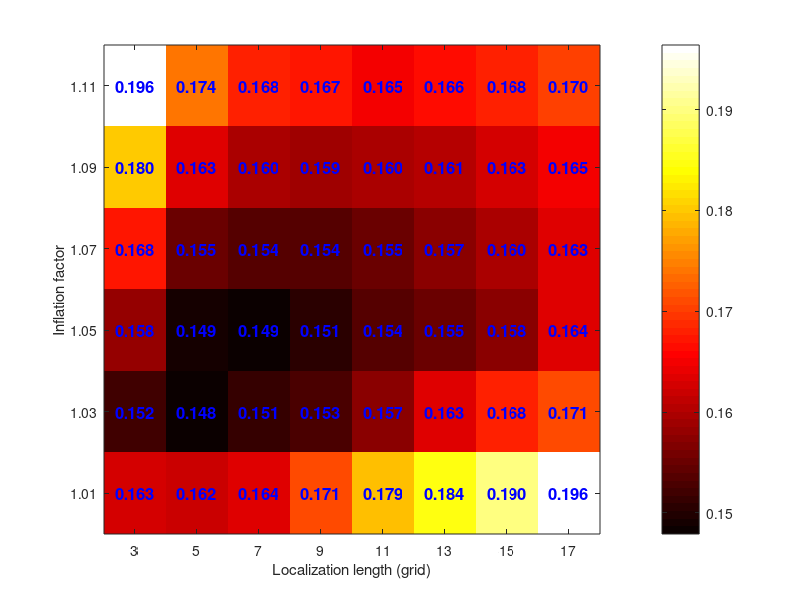
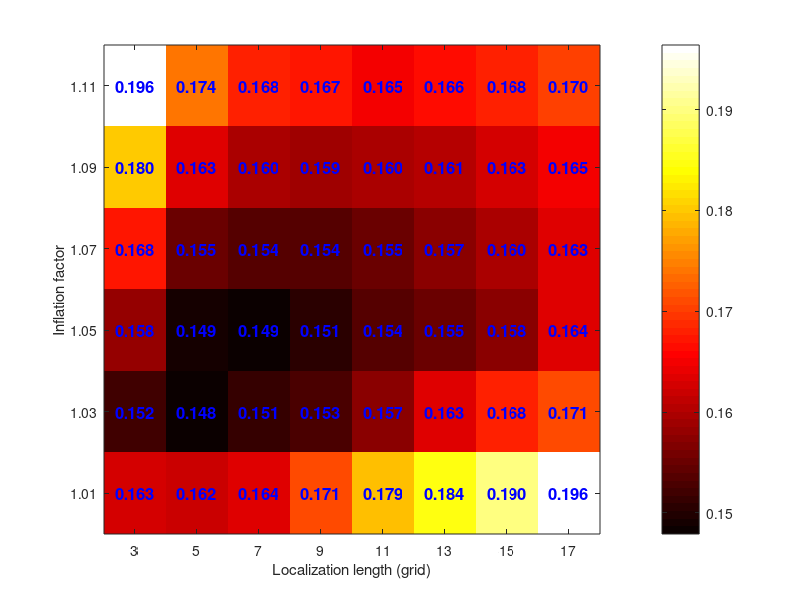

Source code (MATLAB) for these figures, in order:
 clc;
 clear all;


figure
xtick = 03:2:17 ;
ytick = 1.01:0.02:1.11 ; 

% Imperfect model from prob(x,y) , x : inflation factor ; y : localization length
%prob(1:6,1) = [ 0.2227    0.1874    0.1784    0.1799    0.1889    0.2020 ]';
%prob(1:6,2) = [ 0.2116    0.1762    0.1670    0.1660    0.1708    0.1786 ]';
%prob(1:6,3) = [ 0.2132    0.1797    0.1675    0.1649    0.1687    0.1736 ]';
%prob(1:6,4) = [ 0.2169    0.1797    0.1699    0.1667    0.1693    0.1743 ]';
%prob(1:6,5) = [ 0.2255    0.1876    0.1730    0.1702    0.1726    0.1756 ]';
%prob(1:6,6) = [ 0.2328    0.1925    0.1785    0.1746    0.1743    0.1785 ]';
%prob(1:6,7) = [ 0.2426    0.1987    0.1838    0.1762    0.1787    0.1804 ]';
%prob(1:6,8) = [ 0.2532    0.2055    0.1872    0.1814    0.1816    0.1842 ]'; 

prob(1:6,1) = [ 0.1630    0.1520    0.1583    0.1676    0.1799    0.1964 ]';
prob(1:6,2) = [ 0.1618    0.1479    0.1492    0.1549    0.1633    0.1741 ]';
prob(1:6,3) = [ 0.1638    0.1510    0.1486    0.1536    0.1596    0.1677 ]';
prob(1:6,4) = [ 0.1708    0.1527    0.1506    0.1538    0.1587    0.1674 ]';
prob(1:6,5) = [ 0.1794    0.1574    0.1539    0.1551    0.1595    0.1647 ]';
prob(1:6,6) = [ 0.1845    0.1632    0.1552    0.1571    0.1607    0.1662 ]';
prob(1:6,7) = [ 0.1896    0.1682    0.1575    0.1599    0.1625    0.1681 ]';
prob(1:6,8) = [ 0.1964    0.1709    0.1636    0.1634    0.1652    0.1702 ]'; 

imagesc(xtick,ytick,prob)
%colormap(summer(64))
colormap(hot(64))
	colorbar

set(gca, ...
    'XAxisLocation','bottom', ...
    'XTick',xtick, ...
    'YTick',ytick, ...
    'Ydir','normal')

[rows,cols] = size(prob);

for i = 1:rows
  for j =  1:cols
    text(xtick(j),ytick(i),sprintf('%1.3f',prob(i,j)),...
        'FontSize', 12, ...
      'Color','blue', ...
      'HorizontalAlignment','center',...
      'FontWeight','bold');
  end
end

xlabel('Localization length (grid)')
ylabel('Inflation factor')

print('Imperfect_letkf','-dpng')
print('Imperfect_letkf','-dpdf')
